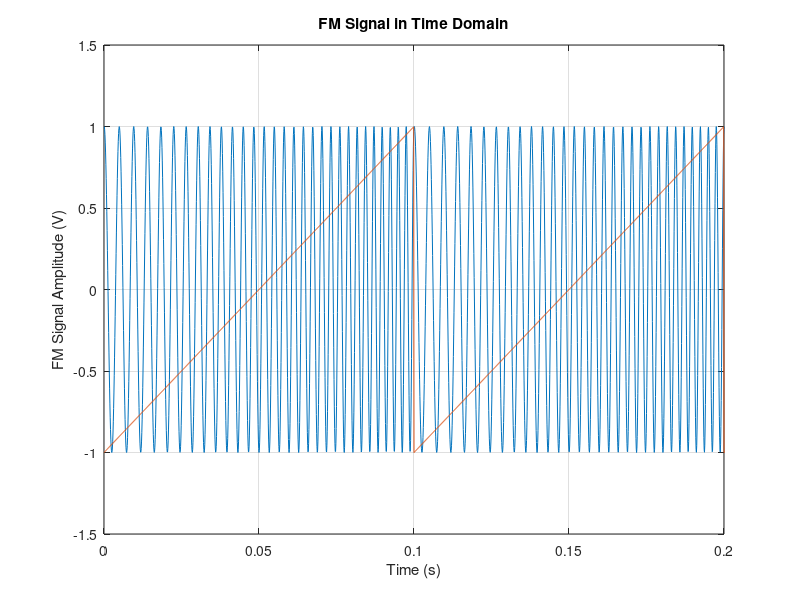
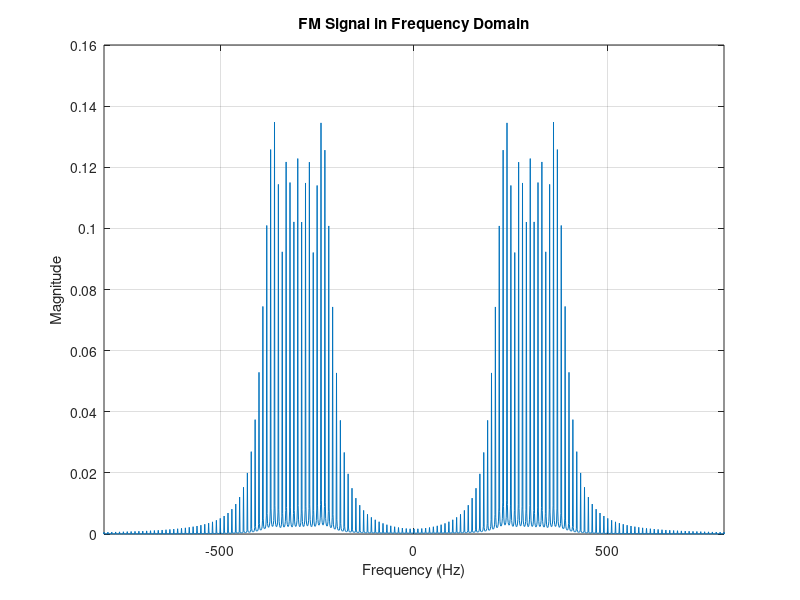
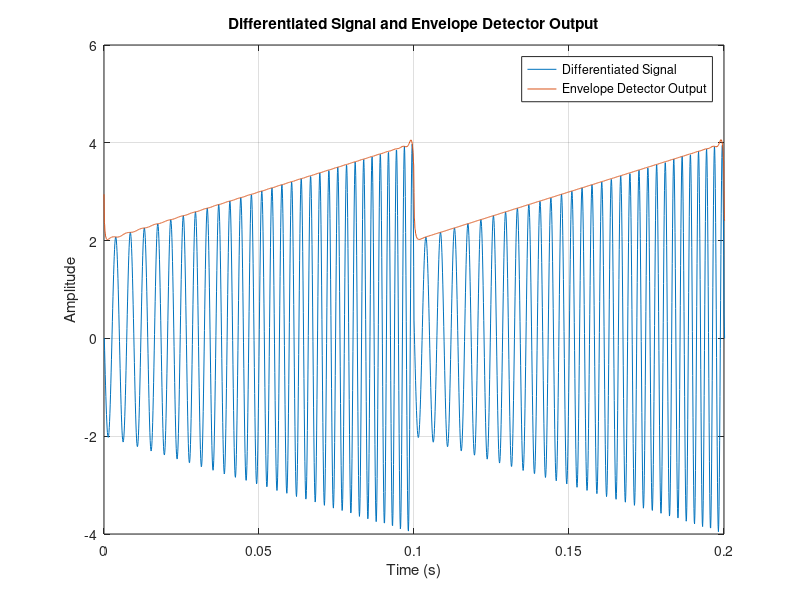

MATLAB code to generate these figures, in order:
clc;
clear all;
close all;

% Define parameters
fs = 10000; % Sampling rate (10 kHz)
t = 0:1/fs:1; % Time vector for 1 second duration

% Message signal (sawtooth)
A = 1; % Peak amplitude (1 V)
fm = 10; % Frequency (10 Hz)
m = A * sawtooth(2*pi*fm*t); % Generate sawtooth signal

% FM parameters
kf = 200*pi; % FM constant
fc = 300; % Carrier frequency (300 Hz)

% Numerical integration for FM modulation
m_intg = cumsum(m)/fs; % Integrate message signal

% FM signal generation
s = A * cos(2*pi*fc*t + kf*m_intg);  % FM signal with correct amplitude scaling


% Plot time domain representation
figure(1);
plot(t, s);
hold on;
plot(t, m);
hold off;
xlabel('Time (s)');
ylabel('FM Signal Amplitude (V)');
title('FM Signal in Time Domain');
grid on;

ylim([-1.5, 1.5]);
xlim([0, 0.2]);


% Compute the Fourier transform of the FM signal
N = length(s); % Number of samples
frequencies = linspace(-fs/2, fs/2, N); % Frequency axis
S = fftshift(fft(s))/N; % Fourier transform

% Plot the frequency domain representation
figure(2);
plot(frequencies, abs(S));
xlabel('Frequency (Hz)');
ylabel('Magnitude');
title('FM Signal in Frequency Domain');
grid on;
xlim([-800, 800]);

% Calculate FM transmission bandwidth
% Determine the bandwidth of the message signal (B)
% For a sawtooth wave, the nth harmonic has a frequency of n times the fundamental frequency
B = 3 * fm; % Bandwidth of the message signal (3rd harmonic)

% Determine the maximum frequency deviation (delta_f) caused by the message signal
% This can be estimated as the maximum frequency in the message signal, which occurs at the peak of the wave
delta_f = kf; % Maximum frequency deviation

% Calculate the FM transmission bandwidth using the formula W = 2(delta_f + B)
W = 2 * (delta_f + B); % FM transmission bandwidth
disp(['FM Transmission Bandwidth 1: ', num2str(W), ' Hz']);


% FM demodulation
ts = 1/fs; % Sampling period
s_der = diff([s(1) s])/ts/kf; % Numerical differentiator
mrec = abs(hilbert(s_der)); % Envelope detector
% Plot the differentiated signal and envelope detector output
figure(3);
t_diff = linspace(0, 1, length(s_der));
plot(t_diff, s_der);
hold on;
plot(t, mrec);
hold off;
xlabel('Time (s)');
ylabel('Amplitude');
title('Differentiated Signal and Envelope Detector Output');
legend('Differentiated Signal', 'Envelope Detector Output');
grid on;
xlim([0, 0.2]);




